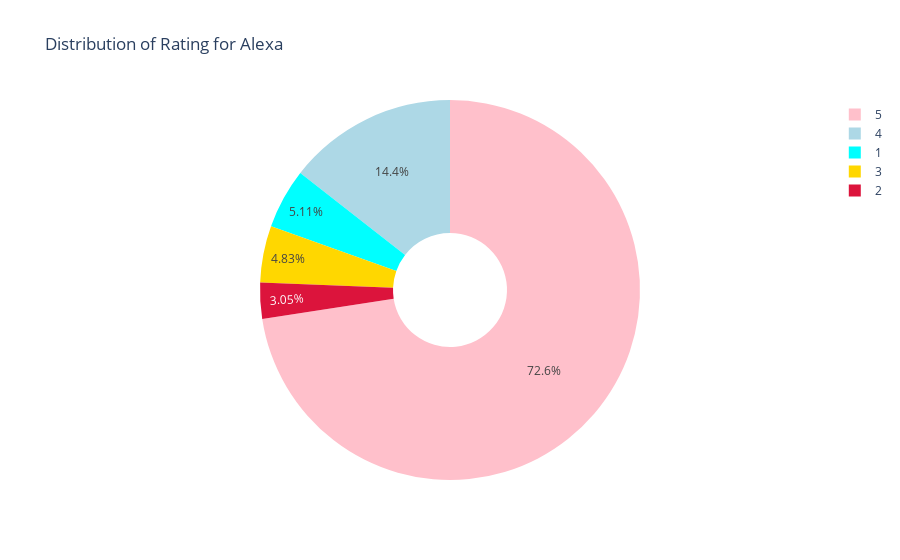

Source (notebook cell):
### Markdown cell above
## Data Visualizations

### Code cell
rating = data['rating'].value_counts()

label_rating = rating.index
size_rating = rating.values

colors = ['pink','lightblue','aqua','gold','crimson']

rating_piechart = go.Pie(labels = label_rating,
                         values = size_rating,
                         marker = dict(colors= colors),
                         name = 'Alexa', hole=0.3)

df = [rating_piechart]
layout = go.Layout(title = 'Distribution of Rating for Alexa')

fig = go.Figure(data = df, layout = layout)
py.iplot(fig)

### Figure 1 — Plotly figure (JSON) as saved in the notebook; plotly's stock layout.template omitted (floating-point values rounded to 4 significant figures)
{"data": [{"hole": 0.3, "labels": [5, 4, 1, 3, 2], "marker": {"colors": ["pink", "lightblue", "aqua", "gold", "crimson"]}, "name": "Alexa", "type": "pie", "values": [2286, 455, 161, 152, 96]}], "layout": {"title": {"text": "Distribution of Rating for Alexa"}}}
